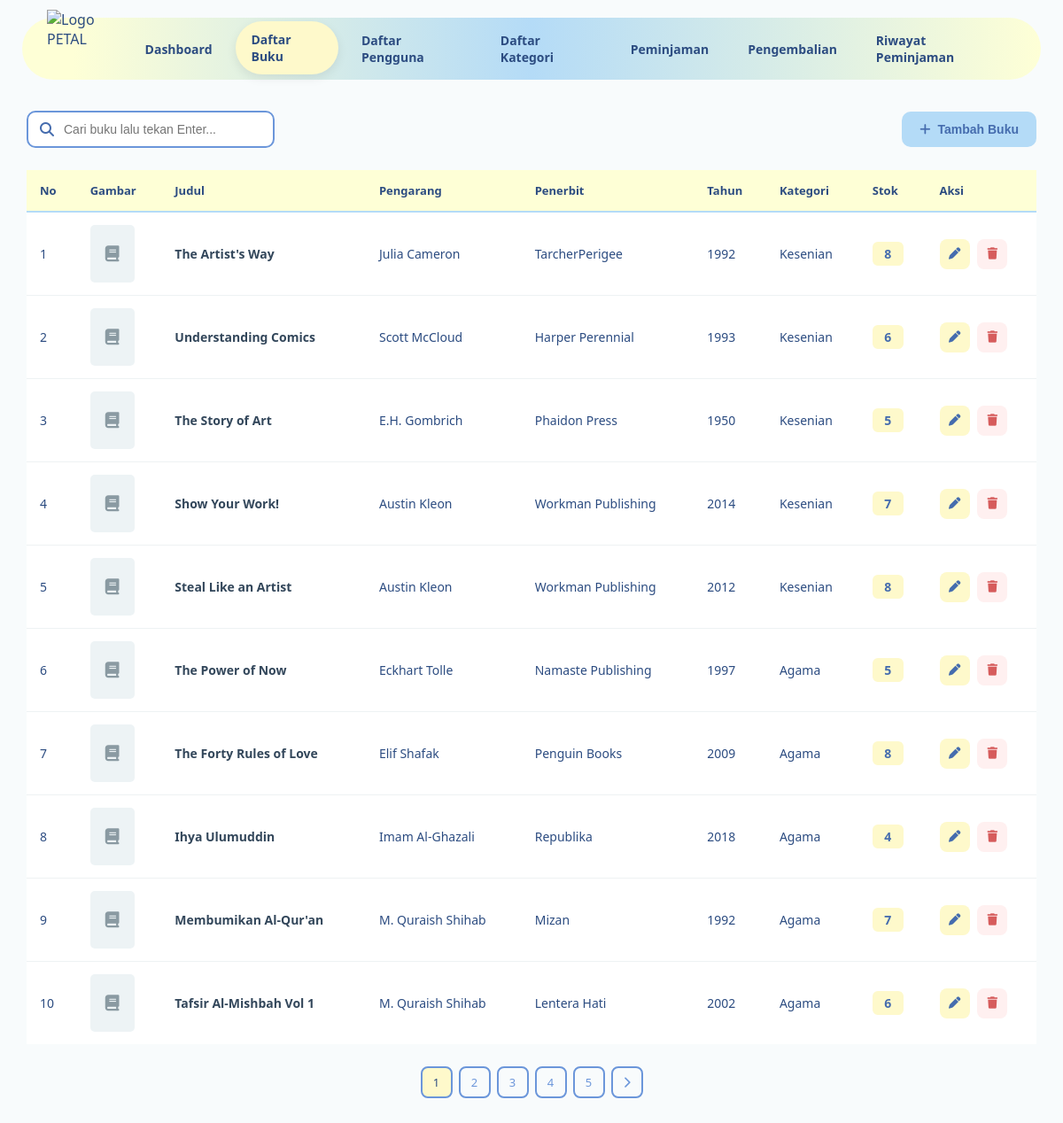
The page /views/daftar_bukuA.php (signed in) on the database its author committed.
### tables this page shows
CREATE TABLE `buku` (
  `id_buku` int(11) NOT NULL,
  `judul` varchar(200) NOT NULL,
  `pengarang` varchar(100) NOT NULL,
  `penerbit` varchar(100) NOT NULL,
  `tahun_terbit` year(4) NOT NULL,
  `stok` int(35) NOT NULL DEFAULT 0,
  `sinopsis` varchar(1000) NOT NULL,
  `link_gambar` varchar(500) DEFAULT NULL,
  `id_kategori` int(11) DEFAULT NULL
);

CREATE TABLE `kategori` (
  `id_kategori` int(11) NOT NULL,
  `nama_kategori` varchar(100) NOT NULL
);

### models/koneksi.php (called while the page is built, shortened)
<?php
class Koneksi {
    private $host = "localhost",
            $username = "root",
            $pass = "",
            $db = "Peminjaman_Buku_PETAL";
    function __construct() {
        $this->koneksi = mysqli_connect(
            $this->host,
            $this->username,
            $this->pass,
            $this->db
        );
    }
}

### models/m_bukuA.php (called while the page is built, shortened)
<?php
include_once __DIR__ . '/koneksi.php';
class buku {
    private $conn;
    public function __construct() {
        $db = new Koneksi();
        $this->conn = $db->koneksi;
    }
    public function hitung_total_buku() {
        $sql = "SELECT COUNT(*) AS total FROM buku";
        $query = mysqli_query($this->conn, $sql);
        $data = mysqli_fetch_assoc($query);
        return $data['total'];
    }
    public function tampil_data_buku_page($start, $limit) {
        $start = (int) $start;
        $limit = (int) $limit;
        $sql = "SELECT buku.*, kategori.nama_kategori
                FROM buku
                LEFT JOIN kategori
                ON buku.id_kategori = kategori.id_kategori
                ORDER BY buku.id_buku DESC
                LIMIT $start, $limit";
        $query = mysqli_query($this->conn, $sql);
        $result = [];
        while ($data = mysqli_fetch_object($query)) {
            $result[] = $data;
        }
        return $result;
    }
}
?>

### controller/c_bukuA.php (called while the page is built, shortened)
<?php
include_once __DIR__ . '/../models/m_bukuA.php';
$buku = new buku();
try {
    if (!isset($_GET['aksi']) || $_GET['aksi'] !== 'edit_form') {
        $limit = 10;
        $halaman = isset($_GET['halaman']) ? max(1, (int) $_GET['halaman']) : 1;
        $start = ($halaman - 1) * $limit;
        $keyword = trim($_GET['keyword'] ?? '');
        if (!empty($keyword)) {
            $total_data = $buku->hitung_total_buku_cari($keyword);
            $total_halaman = ceil($total_data / $limit);
            $data_buku = $buku->tampil_data_buku_cari_page($keyword, $start, $limit);
        } else {
            $total_data = $buku->hitung_total_buku();
            $total_halaman = ceil($total_data / $limit);
            $data_buku = $buku->tampil_data_buku_page($start, $limit);
        }
    }
} catch (Exception $e) {
    echo "Error: " . $e->getMessage();
}
?>

### views/daftar_bukuA.php (the view, shortened to what this page needs)
<?php
include_once __DIR__ . '/../controller/c_bukuA.php';
$keyword = $_GET['keyword'] ?? '';
$kw_param = !empty($keyword) ? '&keyword=' . urlencode($keyword) : '';
?>
<!DOCTYPE html>
<html lang="id">
<head>
    <link rel="stylesheet" href="../css/daftar_bu.css">
    <link rel="stylesheet" href="https://cdnjs.cloudflare.com/ajax/libs/font-awesome/6.5.1/css/all.min.css">
</head>
<body>
<nav class="navbar">
    <img src="../assets/logo.svg" class="logo" alt="Logo PETAL">
    <div class="nav-links">
        <a href="dashboard_admin.php">Dashboard</a>
        <a href="daftar_bukuA.php" class="active">Daftar Buku</a>
        <a href="daftar_user.php">Daftar Pengguna</a>
        <a href="daftar_kategori.php">Daftar Kategori</a>
        <a href="peminjamanA.php">Peminjaman</a>
        <a href="pengembalianA.php">Pengembalian</a>
        <a href="riwayat_peminjamanA.php">Riwayat Peminjaman</a>
    </div>
</nav>
<div class="container">
    <div class="page-header">
        <form method="GET" action="daftar_bukuA.php" class="search-box">
            <i class="fa-solid fa-magnifying-glass"></i>
            <input
                type="text"
                name="keyword"
                value="<?= htmlspecialchars($keyword, ENT_QUOTES, 'UTF-8'); ?>"
                placeholder="Cari buku lalu tekan Enter..."
            >
        </form>
        <button type="button" class="btn-tambah" onclick="bukaModalTambah()">
            <i class="fa-solid fa-plus"></i> Tambah Buku
        </button>
    </div>
    <table id="tableBuku">
        <thead>
            <tr>
                <th>No</th>
                <th>Gambar</th>
                <th>Judul</th>
                <th class="pengarang">Pengarang</th>
                <th>Penerbit</th>
                <th>Tahun</th>
                <th>Kategori</th>
                <th>Stok</th>
                <th>Aksi</th>
            </tr>
        </thead>
        <tbody>
            <?php if (!empty($data_buku)): ?>
                <?php foreach ($data_buku as $index => $b): ?>
                    <tr>
                        <td><?= ($start ?? 0) + $index + 1; ?></td>
                        <td>
                            <?php if (!empty($b->link_gambar)): ?>
                                <span class="no-image" style="display:none;">
                                    <i class="fa-solid fa-book"></i>
                                </span>
                            <?php else: ?>
                                <span class="no-image">
                                    <i class="fa-solid fa-book"></i>
                                </span>
                            <?php endif; ?>
                        </td>
                        <td>
                            <span class="judul-buku">
                                <?= htmlspecialchars($b->judul ?? '', ENT_QUOTES, 'UTF-8'); ?>
                            </span>
                        </td>
                        <td><?= htmlspecialchars($b->pengarang ?? '', ENT_QUOTES, 'UTF-8'); ?></td>
                        <td><?= htmlspecialchars($b->penerbit ?? '', ENT_QUOTES, 'UTF-8'); ?></td>
                        <td><?= htmlspecialchars($b->tahun_terbit ?? '', ENT_QUOTES, 'UTF-8'); ?></td>
                        <td>
                            <?= !empty($b->nama_kategori)
                                ? htmlspecialchars($b->nama_kategori, ENT_QUOTES, 'UTF-8')
                                : '-';
                            ?>
                        </td>
                        <td>
                            <span class="stok">
                                <?= htmlspecialchars($b->stok ?? 0, ENT_QUOTES, 'UTF-8'); ?>
                            </span>
                        </td>
                        <td class="aksi">
                            <button
                                type="button"
                                class="btn-edit"
                                title="Edit Buku"
                                data-id="<?= (int)$b->id_buku; ?>"
                                data-judul="<?= htmlspecialchars($b->judul ?? '', ENT_QUOTES, 'UTF-8'); ?>"
                                data-pengarang="<?= htmlspecialchars($b->pengarang ?? '', ENT_QUOTES, 'UTF-8'); ?>"
                                data-penerbit="<?= htmlspecialchars($b->penerbit ?? '', ENT_QUOTES, 'UTF-8'); ?>"
                                data-tahun="<?= (int)($b->tahun_terbit ?? 0); ?>"
                                data-stok="<?= (int)($b->stok ?? 0); ?>"
                                data-sinopsis="<?= htmlspecialchars($b->sinopsis ?? '', ENT_QUOTES, 'UTF-8'); ?>"
                                data-gambar="<?= htmlspecialchars($b->link_gambar ?? '', ENT_QUOTES, 'UTF-8'); ?>"
                                data-kategori="<?= isset($b->id_kategori) ? (int)$b->id_kategori : ''; ?>"
                                onclick="bukaModalEditViaElement(this)"
                            >
                                <i class="fa-solid fa-pen"></i>
                            </button>
                            <button type="button" class="btn-hapus" title="Hapus Buku" onclick="hapusBuku(<?= (int)$b->id_buku; ?>)">
                                <i class="fa-solid fa-trash"></i>
                            </button>
                        </td>
                    </tr>
                <?php endforeach; ?>
            <?php endif; ?>
        </tbody>
    </table>
    <?php if (isset($total_halaman) && $total_halaman > 1): ?>
        <div class="pagination">
            <?php for ($i = 1; $i <= $total_halaman; $i++): ?>
                <a href="?halaman=<?= $i . $kw_param; ?>" class="<?= $i == $halaman ? 'active' : ''; ?>">
                    <?= $i; ?>
                </a>
            <?php endfor; ?>
            <?php if ($halaman < $total_halaman): ?>
                <a href="?halaman=<?= ($halaman + 1) . $kw_param; ?>" title="Halaman Berikutnya">
                    <i class="fa-solid fa-chevron-right"></i>
                </a>
            <?php endif; ?>
        </div>
    <?php endif; ?>
</div>
</body>
</html>

### css/daftar_bu.css (style rules this page uses)
* { margin: 0; padding: 0; box-sizing: border-box; }
body { font-family: 'Segoe UI', sans-serif; background: #f8fbfc; color: #2c4c81; }
.navbar { width: calc(100% - 50px); margin: 20px auto; padding: 8px 28px; display: flex; align-items: center; justify-content: space-between; background: linear-gradient( 90deg, #feffd6 5%, #b4dbf7 50%, #feffd6 100% ); border-radius: 50px; height: 70px; }
.logo { width: 95px; height: 95px; object-fit: contain; margin-top: 6px; }
.nav-links { display: flex; align-items: center; gap: 8px; }
.nav-links a { text-decoration: none; color: #2c4c81; padding: 11px 18px; border-radius: 999px; font-size: 14px; font-weight: 600; transition: 0.25s ease; }
.nav-links a:hover, .nav-links a.active { background: #fef9cb; box-shadow: 0 4px 12px rgba(0, 0, 0, 0.08); transform: translateY(-1px); }
.container { width: calc(100% - 60px); max-width: 1400px; margin: 35px auto 50px; }
.page-header { display: flex; justify-content: space-between; align-items: center; width: 100%; margin-bottom: 25px; gap: 15px; }
.search-box { width: 280px; position: relative; }
.search-box i { position: absolute; left: 15px; top: 50%; transform: translateY(-50%); color: #456cae; }
.search-box input { width: 100%; padding: 11px 16px 11px 40px; border: 2px solid #6b96da; border-radius: 10px; outline: none; font-size: 14px; transition: 0.2s; }
.btn-tambah { margin-left: auto; border: none; padding: 12px 20px; border-radius: 10px; background: #b4dbf7; color: #456cae; font-size: 14px; font-weight: 600; cursor: pointer; display: flex; align-items: center; gap: 8px; transition: 0.25s ease; }
#tableBuku { width: 100%; min-width: 1050px; border-collapse: collapse; overflow: hidden; }
#tableBuku thead { background: #feffd6; }
#tableBuku th { padding: 14px 15px; text-align: left; color: #2c4c81; font-size: 13px; font-weight: 700; border-bottom: 2px solid #b4dbf7; }
#tableBuku td { padding: 14px 15px; border-bottom: 1px solid #eef2f3; font-size: 14px; vertical-align: middle; background: white; }
#tableBuku tbody tr { transition: 0.2s ease; }
#tableBuku tbody tr:last-child td { border-bottom: none; }
.no-image { width: 50px; height: 65px; display: flex; align-items: center; justify-content: center; border-radius: 5px; background: #edf3f5; color: #8a9aa2; font-size: 18px; }
.judul-buku { font-weight: 600; color: #33475b; }
.stok { display: inline-block; min-width: 35px; text-align: center; padding: 4px 8px; border-radius: 6px; background: #fef9cb; color: #456cae; font-weight: 600; }
#tableBuku td.aksi { white-space: nowrap; }
.btn-edit, .btn-hapus { width: 34px; height: 34px; border: none; border-radius: 8px; cursor: pointer; display: inline-flex; align-items: center; justify-content: center; transition: 0.2s ease; }
.btn-edit { background: #fef9cb; color: #456cae; margin-right: 5px; }
.btn-hapus { background: #fff0f0; color: #d65c5c; }
.pagination { display: flex; justify-content: center; align-items: center; gap: 7px; margin-top: 25px; }
.pagination a { min-width: 36px; height: 36px; padding: 0 10px; display: flex; align-items: center; justify-content: center; text-decoration: none; border-radius: 8px; color: #6b96da; border: 2px solid #6b96da; font-size: 13px; font-weight: 500; transition: 0.2s; }
.pagination a:hover, .pagination a.active { background: #fef9cb; color: #2c4c81; }

### rows shown on the page
buku: index "1", judul "The Artist's Way", pengarang "Julia Cameron", penerbit "TarcherPerigee", tahun_terbit "1992", id_kategori.nama_kategori "Kesenian", stok "8"
buku: index "2", judul "Understanding Comics", pengarang "Scott McCloud", penerbit "Harper Perennial", tahun_terbit "1993", id_kategori.nama_kategori "Kesenian", stok "6"
buku: index "3", judul "The Story of Art", pengarang "E.H. Gombrich", penerbit "Phaidon Press", tahun_terbit "1950", id_kategori.nama_kategori "Kesenian", stok "5"
buku: index "4", judul "Show Your Work!", pengarang "Austin Kleon", penerbit "Workman Publishing", tahun_terbit "2014", id_kategori.nama_kategori "Kesenian", stok "7"
buku: index "5", judul "Steal Like an Artist", pengarang "Austin Kleon", penerbit "Workman Publishing", tahun_terbit "2012", id_kategori.nama_kategori "Kesenian", stok "8"
buku: index "6", judul "The Power of Now", pengarang "Eckhart Tolle", penerbit "Namaste Publishing", tahun_terbit "1997", id_kategori.nama_kategori "Agama", stok "5"
buku: index "7", judul "The Forty Rules of Love", pengarang "Elif Shafak", penerbit "Penguin Books", tahun_terbit "2009", id_kategori.nama_kategori "Agama", stok "8"
buku: index "8", judul "Ihya Ulumuddin", pengarang "Imam Al-Ghazali", penerbit "Republika", tahun_terbit "2018", id_kategori.nama_kategori "Agama", stok "4"
buku: index "9", judul "Membumikan Al-Qur'an", pengarang "M. Quraish Shihab", penerbit "Mizan", tahun_terbit "1992", id_kategori.nama_kategori "Agama", stok "7"
buku: index "10", judul "Tafsir Al-Mishbah Vol 1", pengarang "M. Quraish Shihab", penerbit "Lentera Hati", tahun_terbit "2002", id_kategori.nama_kategori "Agama", stok "6"
